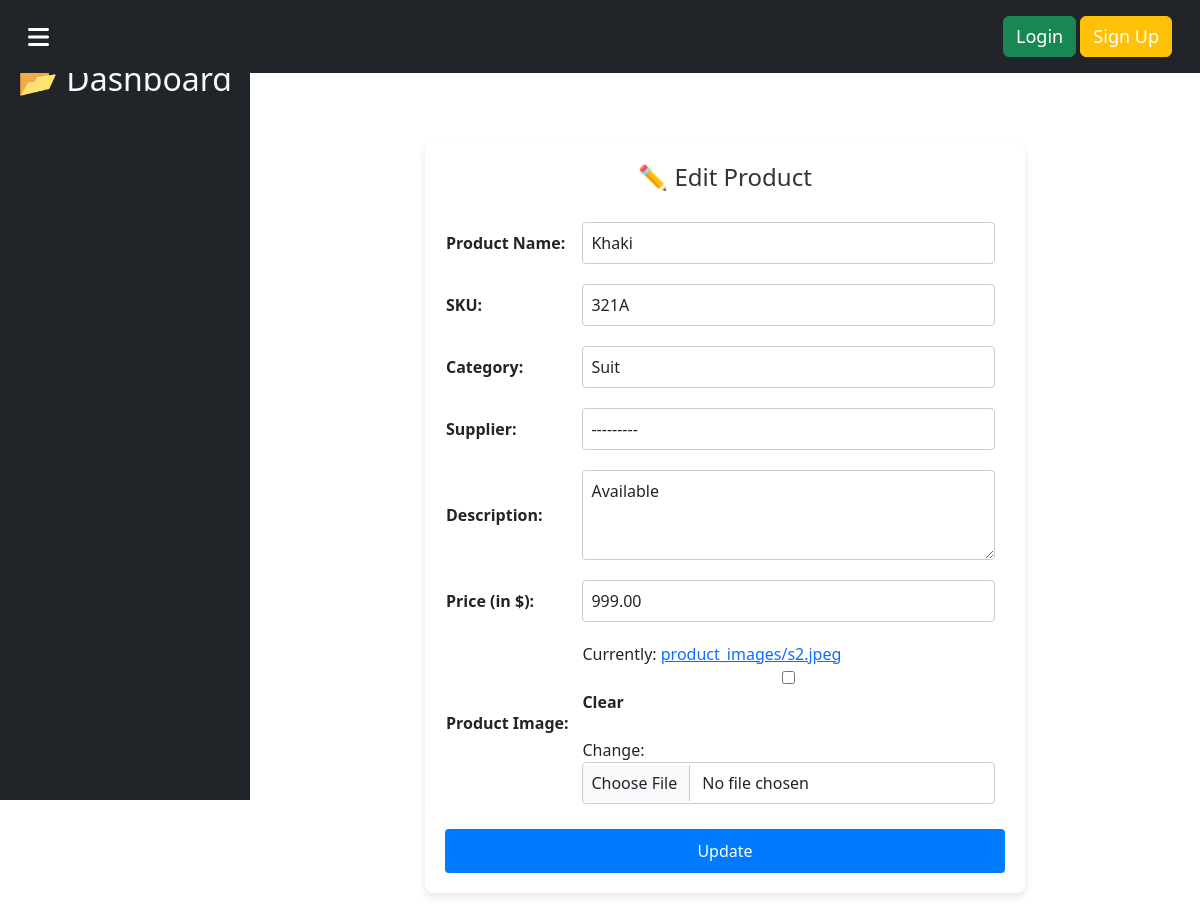
Before: /inventory/products/edit/14/ with the older database file.
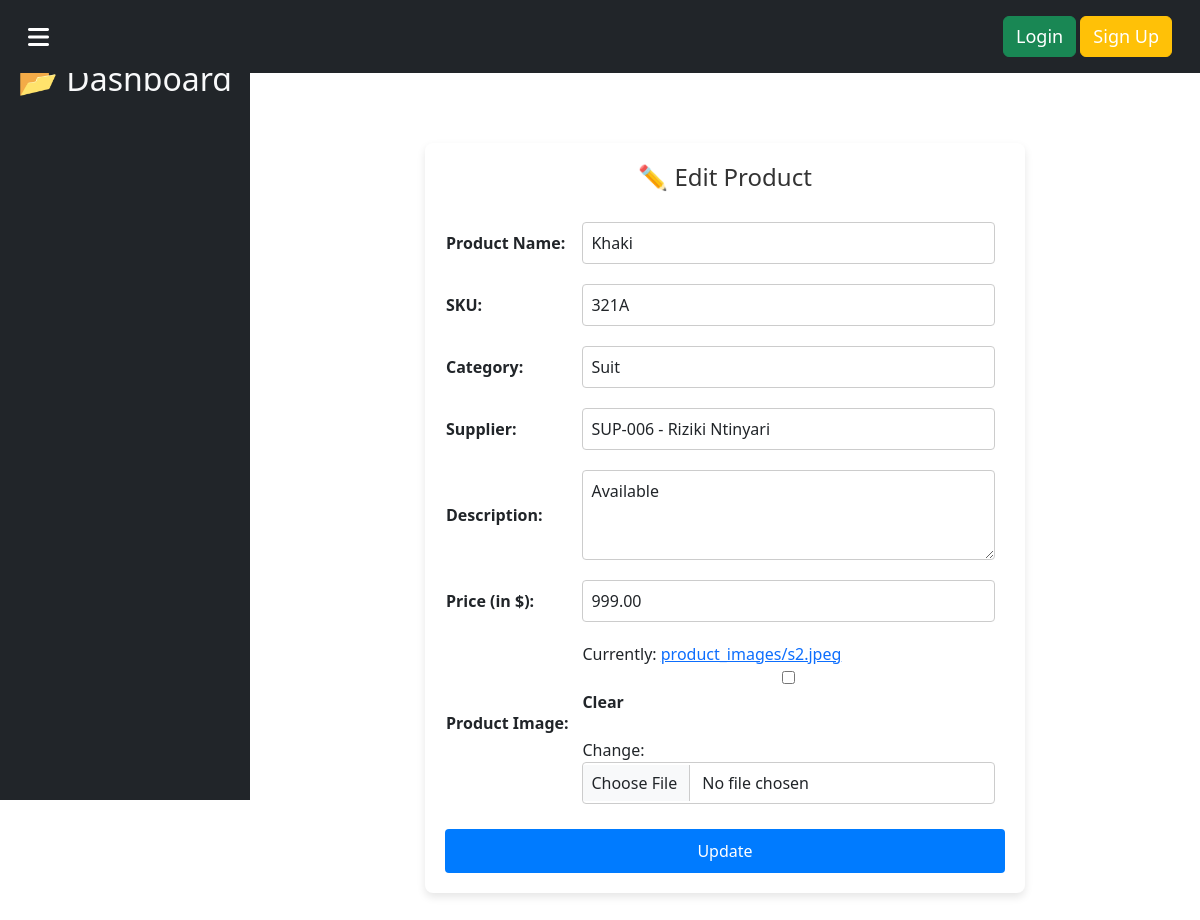
After: the same page with the newer database file.
### inventory/models.py (models this page shows, shortened)
class Product(models.Model):
    name = models.CharField(max_length=100)
    sku = models.CharField(max_length=50, unique=True)
    category = models.ForeignKey(Category, on_delete=models.PROTECT, related_name="products")
    supplier = models.ForeignKey(Supplier, on_delete=models.SET_NULL, null=True, blank=True, related_name="supplied_products")
    description = models.TextField(null=True, blank=True)
    quantity = models.PositiveIntegerField(default=0)  # ✅ Add quantity field
    price = models.DecimalField(max_digits=10, decimal_places=2)
    image = models.ImageField(upload_to='product_images/', null=True, blank=True)
    created_at = models.DateTimeField(auto_now_add=True)
    updated_at = models.DateTimeField(auto_now=True)

class Category(models.Model):
    name = models.CharField(max_length=100, unique=True)
    description = models.TextField(null=True, blank=True)
    def __str__(self):
        return self.name

class Supplier(models.Model):
    supplier_code = models.CharField(max_length=50, unique=True, blank=True)  # Unique supplier code
    name = models.CharField(max_length=100)
    contact_number = models.CharField(max_length=20, null=True, blank=True)
    email = models.EmailField(null=True, blank=True)
    address = models.TextField(null=True, blank=True)
    is_active = models.BooleanField(default=True)  # Active status
    date_added = models.DateTimeField(auto_now_add=True)  # Track supplier creation date
    products = models.ManyToManyField('Product', related_name='suppliers', blank=True)  # ✅ Link to Products
    def __str__(self):
        return f"{self.supplier_code} - {self.name}"

### inventory/views.py (the view)
# urls.py: path('products/edit/<int:product_id>/', edit_product, name='edit_product'),
def edit_product(request, product_id):
    product = get_object_or_404(Product, id=product_id)
    if request.method == "POST":
        form = ProductForm(request.POST, request.FILES, instance=product)
        if form.is_valid():
            form.save()
            messages.success(request, f"✏️ {product.name} updated successfully!")
            return redirect('inventory:view_products')
        else:
            messages.error(request, "❌ Error updating product. Please check the form.")
    else:
        form = ProductForm(instance=product)
    return render(request, "inventory/edit_product.html", {"form": form, "product": product})

### inventory/forms.py
class ProductForm(forms.ModelForm):
    class Meta:
        model = Product
        fields = ['name', 'sku', 'category', 'supplier', 'description', 'price', 'image']
        widgets = {
            'name': forms.TextInput(attrs={'class': 'form-control', 'placeholder': 'Enter Product Name'}),
            'sku': forms.TextInput(attrs={'class': 'form-control', 'placeholder': 'Enter SKU'}),
            'category': forms.Select(attrs={'class': 'form-control'}),
            'supplier': forms.Select(attrs={'class': 'form-control'}),
            'description': forms.Textarea(attrs={'class': 'form-control', 'rows': 3, 'placeholder': 'Enter Product Description'}),
            'price': forms.NumberInput(attrs={'class': 'form-control', 'placeholder': 'Enter Price'}),
            'image': forms.ClearableFileInput(attrs={'class': 'form-control'}),
        }
        labels = {
            "name": "Product Name",
            "sku": "SKU",
            "category": "Category",
            "supplier": "Supplier",
            "description": "Description",
            "price": "Price (in $)",
            "image": "Product Image",
        }

### inventory/templates/inventory/edit_product.html (shortened to what this page needs)
{% extends 'base.html' %}
{% block content %}
<div class="container">
    <h2 class="form-title">✏️ Edit Product</h2>
    <form method="POST" enctype="multipart/form-data" class="product-form">
        <table>
            {{ form.as_table }}
        </table>
        <button type="submit" class="submit-button">Update</button>
    </form>
</div>
{% endblock %}

Changed rows visible on the page:
changed Product "Suit": supplier "---------" → "SUP-006 - Riziki Ntinyari"
